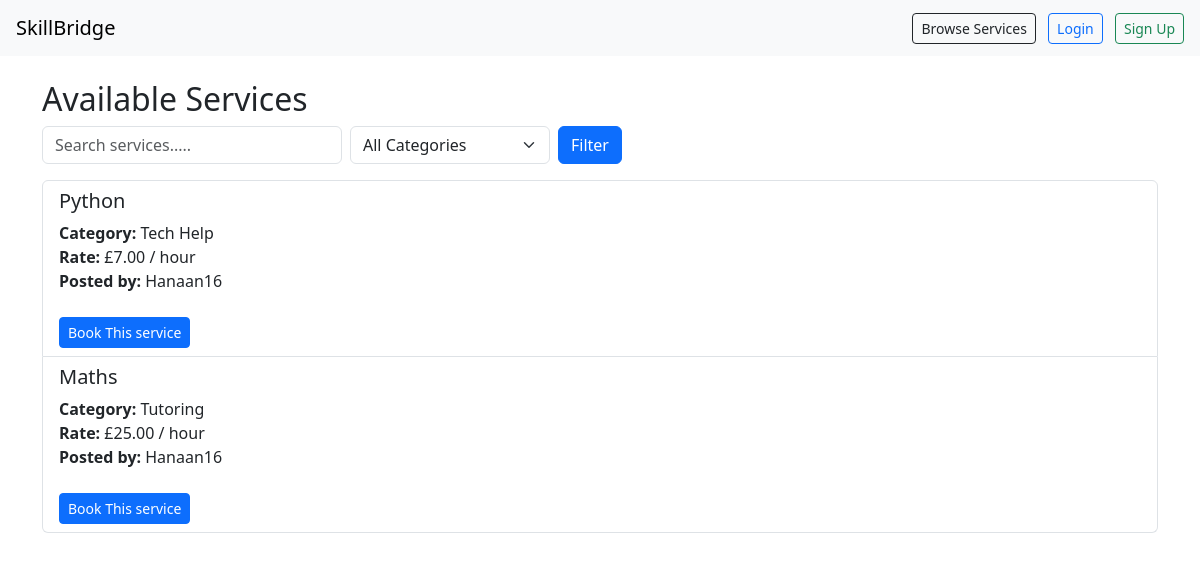
Page /services/all/ on the committed database.
### services/models.py (models this page shows, shortened)
class SkillService(models.Model):
    CATEGORY_CHOICES = [
        ('Tutoring', 'Tutoring'),
        ('Tech Help', 'Tech Help'),
        ('Sewing', 'Sewing'),
        ('Gardening', 'Gardening'),
        ('Other', 'Other'),
    ]
    provider = models.ForeignKey(User, on_delete=models.CASCADE)
    title = models.CharField(max_length=100)
    description = models.TextField()
    category = models.CharField(max_length=50, choices=CATEGORY_CHOICES)
    rate_per_hour = models.DecimalField(max_digits=6, decimal_places=2)
    is_approved = models.BooleanField(default=False)
    created_at = models.DateTimeField(auto_now_add=True)

### services/views.py (the view)
# urls.py: path('all/', service_list, name='service_list'),
def service_list(request):
    query = request.GET.get('q')
    category = request.GET.get('category')
    services = SkillService.objects.filter(is_approved=True)
    if query:
        services = services.filter(title__icontains=query)
    if category and category != 'All':
        services = services.filter(category=category)
    return render(request, 'services/service_list.html', {
        'services': services,
        'query': query or '',
        'category': category or 'All'
    })

### services/templates/services/service_list.html (shortened to what this page needs)
{% extends 'base.html' %}
{% block content %}
<h2>Available Services</h2>
<form method="get" class="mb-3 d-flex gap-2">
    <input type="text" name="q" value="{{ query }}" placeholder="Search services....." class="form-control" style="max-width: 300px;">
    <select name="category" class="form-select" style="max-width: 200px">
        <option value="All" {% if category == 'All' %}selected{% endif %}>All Categories</option>
    </select>
    <button type="submit" class="btn btn-primary">Filter</button>
</form>
{% if services %}
<div class="list-group">
    {% for service in services %}
    <div class="list-group-item">
        <h5>{{ service.title }}</h5>
        <p>
         <strong>Category:</strong> {{ service.category }} <br>
         <strong>Rate:</strong> £{{ service.rate_per_hour }} / hour <br>
         <strong>Posted by:</strong> {{service.provider.username }}
        </p>
        <a href="{% url 'book_service' service.id %}" class="btn btn-sm btn-primary mt-2">Book This service</a>
    </div>
    {% endfor %}
</div>
{% else %}
<p>No services are currently available</p>
{% endif %}
{% endblock %}

### rows in the picture
SkillService: title "Python", category "Tech Help", rate_per_hour "7.00", provider.username "Hanaan16"
SkillService: title "Maths", category "Tutoring", rate_per_hour "25.00", provider.username "Hanaan16"
